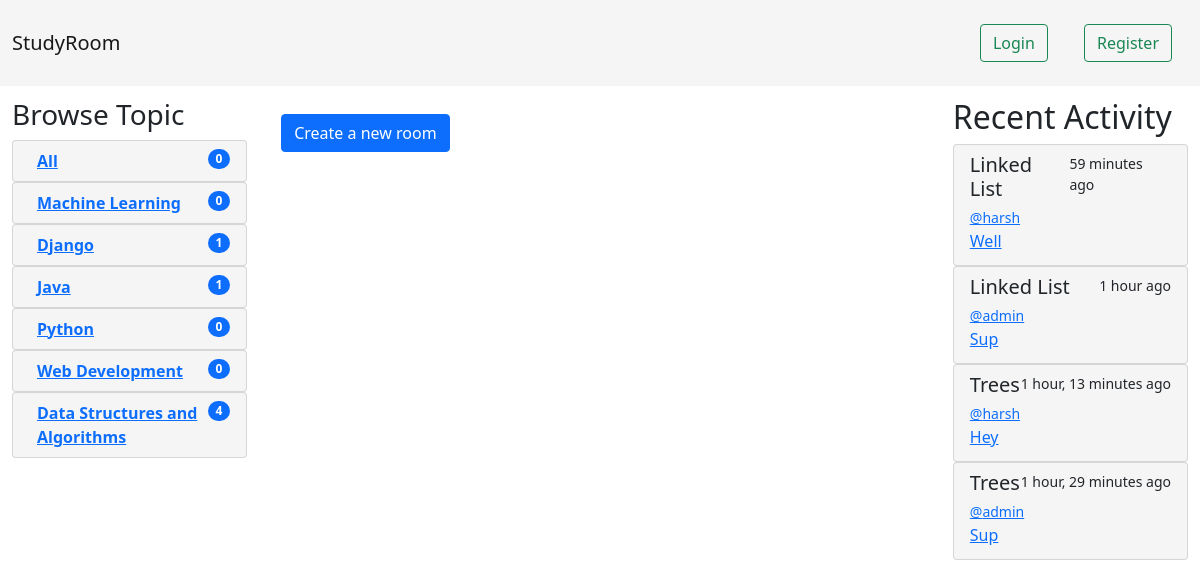
Page /?q=Python on the committed database.
### base/models.py (models this page shows, shortened)
class Topic(models.Model):
    name = models.CharField(max_length=200)

class Message(models.Model):
    user = models.ForeignKey(User, on_delete=models.CASCADE)
    room = models.ForeignKey(Room, on_delete=models.CASCADE)
    body = models.TextField()
    updated_at = models.DateTimeField(auto_now=True)
    created_at = models.DateTimeField(auto_now_add=True)

class Room(models.Model):
    host = models.ForeignKey(User, on_delete=models.SET_NULL, null=True)
    topic = models.ForeignKey(Topic, on_delete=models.SET_NULL, null=True)
    name = models.CharField(max_length=200, unique=True)
    description = models.TextField(null=True, blank=True)
    updated_at = models.DateTimeField(auto_now=True)
    created_at = models.DateTimeField(auto_now_add=True)
    participants = models.ManyToManyField(User, related_name='participants')

### base/views.py (the view)
# urls.py: path('', views.home_view, name="home"),
def home_view(request):
    q = request.GET.get('q') if request.GET.get('q') != None else ''
    rooms = Room.objects.filter(
        Q(topic__name__icontains=q) |
        Q(name__icontains=q) |
        Q(description__icontains=q)
    )
    room_messages = Message.objects.all().order_by('-created_at')[:4]
    rooms = rooms.order_by('-updated_at', '-created_at')
    room_count = rooms.count()
    topics = Topic.objects.all()
    context = {
        'rooms': rooms,
        'topics': topics,
        'room_count': room_count,
        'room_messages': room_messages,
    }
    return render(request, 'base/home.html', context)

### base/templates/base/home.html (shortened to what this page needs)
{% extends 'base.html' %}
{% block content %}
<div class="home-container">
    <div>
        {% include 'base/topic_component.html' %}
    </div>
    <div class="main-home">
        <a href="{% url 'create-room' %}" type="button" class="btn btn-primary">Create a new room</a>
    </div>
    <div>
        {% include 'base/activity_component.html' %}
    </div>
</div>
{% endblock %}

### base/templates/base/topic_component.html
<h3>Browse Topic</h3>
<ol class="list-group list-group">
    <li class="list-group-item d-flex justify-content-between align-items-start">
        <div class="ms-2 me-auto">
            <div class="fw-bold"> <a href="{% url 'home' %}"> All </a></div>
        </div>
        <span class="badge bg-primary rounded-pill">{{ room_count }}</span>
    </li>
</ol>
{% for topic in topics %}
<ol class="list-group list-group">
    <li class="list-group-item d-flex justify-content-between align-items-start">
        <div class="ms-2 me-auto">
            <div class="fw-bold"> <a href="{% url 'home' %}?q={{ topic.name }}"> {{ topic.name }} </a></div>
        </div>
        <span class="badge bg-primary rounded-pill">{{ topic.room_set.count }}</span>
    </li>
</ol>
{% endfor %}

### base/templates/base/activity_component.html
<h2>Recent Activity</h2>
{% for message in room_messages %}
<div class="list-group">
    <div class="list-group-item list-group-item-action">
        <div class="d-flex w-100 justify-content-between">
            <h5 class="mb-1">{{message.room.name}}</h5>
            <small>{{message.created_at|timesince}} ago</small>
        </div>
        <a href="{% url 'user-profile' message.user.id %}"><small>@{{message.user}}</small></a>
        <a href="{% url 'room' message.room.id %}">
            <p class="mb-1">{{ message.body }}</p>
        </a>
    </div>
</div>
{% endfor %}

### static/css/style.css (style rules this page uses)
.home-container { display: grid; grid-template-columns: 1fr 3fr 1fr; padding: 12px; }
.btn { margin: 16px; }
.main-home { padding-left: 18px; padding-right: 18px; }
.list-group-item { background-color: whitesmoke; }

### rows in the picture
Topic: name "Machine Learning", room_set.count "0"
Topic: name "Django", room_set.count "1"
Topic: name "Java", room_set.count "1"
Topic: name "Python", room_set.count "0"
Topic: name "Web Development", room_set.count "0"
Topic: name "Data Structures and Algorithms", room_set.count "4"
Message: room.name "Linked List", created_at "59 minutes", user "harsh", body "Well"
Message: room.name "Linked List", created_at "1 hour", user "admin", body "Sup"
Message: room.name "Trees", created_at "1 hour, 13 minutes", user "harsh", body "Hey"
Message: room.name "Trees", created_at "1 hour, 29 minutes", user "admin", body "Sup"

### other values in the picture
{{ room_count }} "0"
